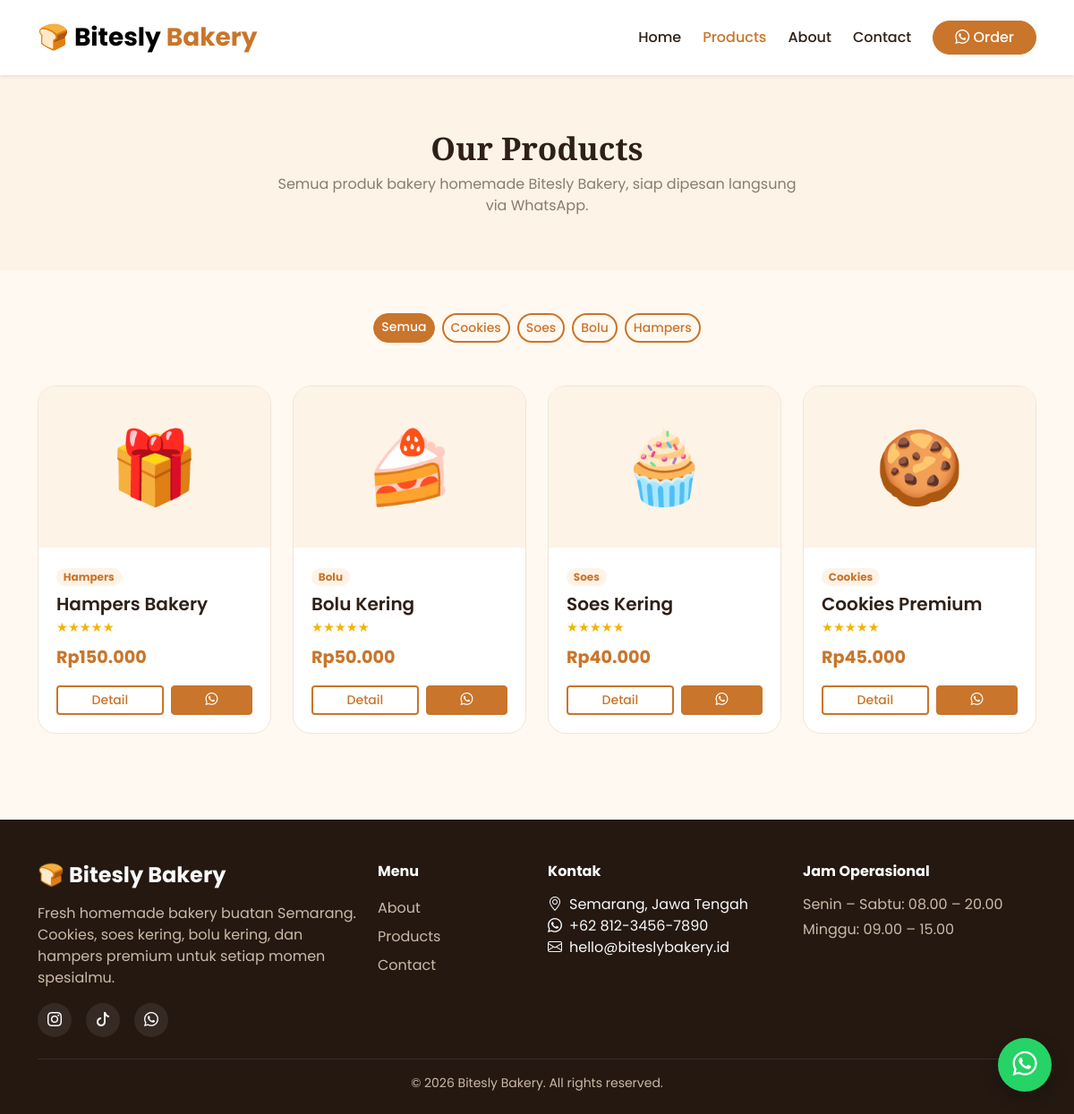
/products.php, run on the app's committed database.
### tables this page shows
CREATE TABLE IF NOT EXISTS produk (
  id INT AUTO_INCREMENT PRIMARY KEY,
  nama VARCHAR(100) NOT NULL,
  kategori VARCHAR(50) NOT NULL,
  harga INT NOT NULL,
  deskripsi TEXT,
  komposisi TEXT,
  berat VARCHAR(50) DEFAULT NULL,
  gambar VARCHAR(255) DEFAULT 'default.jpg',
  rating DECIMAL(2,1) DEFAULT 5.0,
  created_at TIMESTAMP DEFAULT CURRENT_TIMESTAMP
);

### products.php (the view, shortened to what this page needs)
<?php
require_once 'includes/db.php';
include 'includes/header.php';
include 'includes/navbar.php';
function emojiKategori($kategori) {
    $map = ['Cookies' => '🍪', 'Soes' => '🧁', 'Bolu' => '🍰', 'Hampers' => '🎁'];
    return $map[$kategori] ?? '🥐';
}
$kategori_filter = isset($_GET['kategori']) ? trim($_GET['kategori']) : '';
if ($kategori_filter !== '') {
    $stmt = mysqli_prepare($koneksi, "SELECT * FROM produk WHERE kategori = ? ORDER BY id DESC");
    mysqli_stmt_bind_param($stmt, "s", $kategori_filter);
    mysqli_stmt_execute($stmt);
    $result = mysqli_stmt_get_result($stmt);
} else {
    $result = mysqli_query($koneksi, "SELECT * FROM produk ORDER BY id DESC");
}
$kategoriList = mysqli_query($koneksi, "SELECT DISTINCT kategori FROM produk");
?>
<section class="page-banner">
  <div class="container">
    <h1 class="section-title mb-2">Our Products</h1>
    <p class="section-subtitle mx-auto">Semua produk bakery homemade Bitesly Bakery, siap dipesan langsung via WhatsApp.</p>
  </div>
</section>
<section class="py-5">
  <div class="container">
    <div class="d-flex flex-wrap gap-2 justify-content-center mb-5">
      <a href="products.php" class="btn btn-sm rounded-pill <?= $kategori_filter==='' ? 'btn-brand' : 'btn-outline-brand' ?>">Semua</a>
      <?php while ($k = mysqli_fetch_assoc($kategoriList)): ?>
        <a href="products.php?kategori=<?= urlencode($k['kategori']) ?>" class="btn btn-sm rounded-pill <?= $kategori_filter===$k['kategori'] ? 'btn-brand' : 'btn-outline-brand' ?>">
          <?= htmlspecialchars($k['kategori']) ?>
        </a>
      <?php endwhile; ?>
    </div>
    <div class="row g-4">
      <?php while ($produk = mysqli_fetch_assoc($result)): ?>
      <div class="col-lg-3 col-md-6">
        <div class="product-card">
          <div class="product-emoji"><?= emojiKategori($produk['kategori']) ?></div>
          <div class="product-body">
            <span class="badge rounded-pill mb-2" style="background:var(--brand-light); color:var(--brand);"><?= htmlspecialchars($produk['kategori']) ?></span>
            <h5 class="fw-semibold mb-1"><?= htmlspecialchars($produk['nama']) ?></h5>
            <div class="rating-stars mb-2">
              <?php $r = round($produk['rating']); for ($i=0;$i<5;$i++) echo $i < $r ? '★' : '☆'; ?>
            </div>
            <div class="product-price mb-3">Rp<?= number_format($produk['harga'],0,',','.') ?></div>
            <div class="d-flex gap-2">
              <a href="product-detail.php?id=<?= $produk['id'] ?>" class="btn btn-outline-brand btn-sm flex-fill">Detail</a>
              <a href="https://wa.me/<?= WA_NUMBER ?>?text=Halo%2C%20saya%20ingin%20pesan%20<?= urlencode($produk['nama']) ?>" target="_blank" class="btn btn-brand btn-sm flex-fill"><i class="bi bi-whatsapp"></i></a>
            </div>
          </div>
        </div>
      </div>
      <?php endwhile; ?>
    </div>
  </div>
</section>
<a href="https://wa.me/<?= WA_NUMBER ?>" target="_blank" class="wa-float"><i class="bi bi-whatsapp"></i></a>
<?php include 'includes/footer.php'; ?>

### assets/css/style.css (style rules this page uses)
:root { --brand: #C9752B; --brand-dark: #8A4A16; --brand-light: #FDF3E7; --cream: #FFF9F1; --ink: #2E2018; }
body { font-family: 'Poppins', sans-serif; color: var(--ink); background-color: var(--cream); }
h1, h2, h3, .font-serif { font-family: 'Playfair Display', serif; }
.btn-brand { background-color: var(--brand); border-color: var(--brand); color: #fff; font-weight: 500; transition: all .2s ease; }
.btn-outline-brand { border: 2px solid var(--brand); color: var(--brand); font-weight: 500; }
.section-title { font-weight: 700; font-size: 2.2rem; }
.section-subtitle { color: #8a7c6f; max-width: 600px; margin: 0 auto; }
.product-card { background: #fff; border-radius: 20px; overflow: hidden; border: 1px solid #f0e5d8; transition: all .25s ease; height: 100%; }
.product-emoji { height: 180px; display: flex; align-items: center; justify-content: center; font-size: 5rem; background: var(--brand-light); }
.product-body { padding: 20px; }
.product-price { color: var(--brand); font-weight: 700; font-size: 1.2rem; }
.rating-stars { color: #f5b301; font-size: .9rem; }
.page-banner { background: var(--brand-light); padding: 60px 0; text-align: center; }
.wa-float { position: fixed; bottom: 25px; right: 25px; width: 60px; height: 60px; background: #25D366; border-radius: 50%; display: flex; align-items: center; justify-content: center; color: #fff; font-size: 1.7rem; box-shadow: 0 6px 20px rgba(0,0,0,.2); z-index: 999; text-decoration: none; animation: pulse 2s infinite; }

### data on the page
produk: kategori "🎁", kategori "Hampers", nama "Hampers Bakery", harga "150.000"
produk: kategori "🍰", kategori "Bolu", nama "Bolu Kering", harga "50.000"
produk: kategori "🧁", kategori "Soes", nama "Soes Kering", harga "40.000"
produk: kategori "🍪", kategori "Cookies", nama "Cookies Premium", harga "45.000"

### other printed values
$k['kategori'] "Cookies"
$k['kategori'] "Soes"
$k['kategori'] "Bolu"
$k['kategori'] "Hampers"
